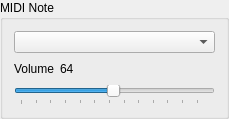
        <widget class="QGroupBox" name="groupBox_3">
         <property name="sizePolicy">
          <sizepolicy hsizetype="Fixed" vsizetype="Fixed">
           <horstretch>0</horstretch>
           <verstretch>0</verstretch>
          </sizepolicy>
         </property>
         <property name="toolTip">
          <string>The MIDI noise associated with this note head for this drum</string>
         </property>
         <property name="title">
          <string>MIDI Note</string>
         </property>
         <layout class="QVBoxLayout" name="verticalLayout_5">
          <item>
           <widget class="QComboBox" name="midiNoteCombo">
            <property name="sizePolicy">
             <sizepolicy hsizetype="MinimumExpanding" vsizetype="Fixed">
              <horstretch>0</horstretch>
              <verstretch>0</verstretch>
             </sizepolicy>
            </property>
            <property name="minimumSize">
             <size>
              <width>201</width>
              <height>0</height>
             </size>
            </property>
            <property name="toolTip">
             <string>The drum type associated with this note head for this drum</string>
            </property>
            <property name="whatsThis">
             <string>&lt;html&gt;&lt;head/&gt;&lt;body&gt;&lt;p&gt;&lt;span style=&quot; font-weight:600;&quot;&gt;MIDI note&lt;/span&gt;&lt;/p&gt;&lt;p&gt;&lt;br/&gt;&lt;/p&gt;&lt;p&gt;Select the MIDI note that will be associated with the currently selected note head for the current drum. This is used in MIDI playback and export, and is the noise that is played when new notes are added to the score in the editor window.&lt;/p&gt;&lt;/body&gt;&lt;/html&gt;</string>
            </property>
           </widget>
          </item>
          <item>
           <layout class="QVBoxLayout" name="verticalLayout_4">
            <item>
             <layout class="QHBoxLayout" name="horizontalLayout_7">
              <item>
               <widget class="QLabel" name="label_2">
                <property name="toolTip">
                 <string>The volume of this note head on this drum</string>
                </property>
                <property name="text">
                 <string>Volume</string>
                </property>
               </widget>
              </item>
              <item>
               <widget class="QLabel" name="volumeIndicator">
                <property name="toolTip">
                 <string>The volume of this note head on this drum</string>
                </property>
                <property name="text">
                 <string>64</string>
                </property>
               </widget>
              </item>
              <item>
               <spacer name="horizontalSpacer_7">
                <property name="orientation">
                 <enum>Qt::Horizontal</enum>
                </property>
                <property name="sizeHint" stdset="0">
                 <size>
                  <width>40</width>
                  <height>20</height>
                 </size>
                </property>
               </spacer>
              </item>
             </layout>
            </item>
            <item>
             <widget class="QSlider" name="volumeSlider">
              <property name="toolTip">
               <string>The volume of this note head on this drum</string>
              </property>
              <property name="whatsThis">
               <string>&lt;html&gt;&lt;head/&gt;&lt;body&gt;&lt;p&gt;&lt;span style=&quot; font-weight:600;&quot;&gt;MIDI note volume&lt;/span&gt;&lt;/p&gt;&lt;p&gt;&lt;br/&gt;&lt;/p&gt;&lt;p&gt;Adjust the volume of the MIDI note associated with the current drum and note head.&lt;/p&gt;&lt;/body&gt;&lt;/html&gt;</string>
              </property>
              <property name="maximum">
               <number>127</number>
              </property>
              <property name="sliderPosition">
               <number>63</number>
              </property>
              <property name="orientation">
               <enum>Qt::Horizontal</enum>
              </property>
              <property name="invertedAppearance">
               <bool>false</bool>
              </property>
              <property name="tickPosition">
               <enum>QSlider::TicksBelow</enum>
              </property>
             </widget>
            </item>
           </layout>
          </item>
         </layout>
        </widget>
